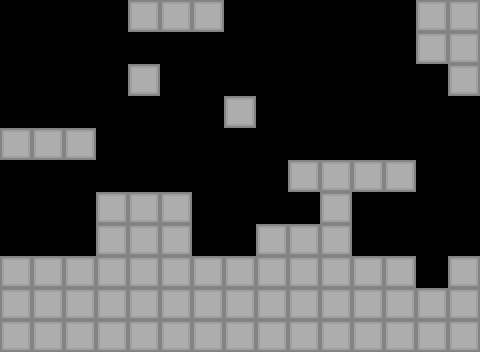

The image is a tile-based game level rendered from a .tmx file. Its description and complete source (layers, tilesets, objects, tile grids) follow:
An orthogonal 15x11 tile map with 32x32 px tiles, 1 tile layer (Ground) and 50 objects (27x spike, 3x ghost, man, flag, shard).

<map version="1.10" tiledversion="1.10.2" orientation="orthogonal" renderorder="right-down" width="15" height="11" tilewidth="32" tileheight="32" infinite="0" nextlayerid="4" nextobjectid="138">
 <editorsettings>
  <export target="level_11.json" format="json" />
 </editorsettings>
 <tileset firstgid="1" name="tileset" tilewidth="32" tileheight="32" tilecount="28" columns="7">
  <image source="../sprites/ground/tileset.png" width="224" height="128" />
 </tileset>
 <layer id="1" name="Ground" width="15" height="11">
  <data encoding="csv">
0,0,0,0,1,1,1,0,0,0,0,0,0,1,1,
0,0,0,0,0,0,0,0,0,0,0,0,0,1,1,
0,0,0,0,1,0,0,0,0,0,0,0,0,0,1,
0,0,0,0,0,0,0,1,0,0,0,0,0,0,0,
1,1,1,0,0,0,0,0,0,0,0,0,0,0,0,
0,0,0,0,0,0,0,0,0,1,1,1,1,0,0,
0,0,0,1,1,1,0,0,0,0,1,0,0,0,0,
0,0,0,1,1,1,0,0,1,1,1,0,0,0,0,
1,1,1,1,1,1,1,1,1,1,1,1,1,0,1,
1,1,1,1,1,1,1,1,1,1,1,1,1,1,1,
1,1,1,1,1,1,1,1,1,1,1,1,1,1,1
</data>
 </layer>
 <objectgroup color="#323232" id="2" name="Solid" visible="0">
  <object id="2" x="0" y="256" width="384" height="96" />
  <object id="24" x="0" y="-32" width="480" height="32" />
  <object id="27" x="-32" y="-32" width="32" height="288" />
  <object id="59" x="480" y="-32" width="32" height="384" />
  <object id="68" x="224" y="96" width="32" height="32" />
  <object id="70" x="0" y="128" width="96" height="32" />
  <object id="74" x="384" y="288" width="96" height="64" />
  <object id="77" x="96" y="192" width="96" height="64" />
  <object id="104" x="128" y="64" width="32" height="32" />
  <object id="105" x="416" y="0" width="64" height="64" />
  <object id="106" x="448" y="64" width="32" height="32" />
  <object id="107" x="384" y="256" width="32" height="32" />
  <object id="108" x="448" y="256" width="32" height="32" />
  <object id="109" x="288" y="160" width="128" height="32" />
  <object id="110" x="256" y="224" width="96" height="32" />
  <object id="111" x="320" y="192" width="32" height="32" />
  <object id="112" x="128" y="0" width="96" height="32" />
 </objectgroup>
 <objectgroup color="#1807ff" id="3" name="Objects" visible="0">
  <object id="4" type="man" x="32" y="224" width="32" height="32" />
  <object id="44" type="flag" x="352" y="224" width="32" height="32" />
  <object id="93" type="spike" x="224" y="128" width="32" height="32" />
  <object id="94" type="spike" x="288" y="192" width="32" height="32" />
  <object id="95" type="spike" x="192" y="224" width="32" height="32" />
  <object id="96" type="spike" x="224" y="224" width="32" height="32" />
  <object id="97" type="spike" x="32" y="96" width="32" height="32" />
  <object id="98" type="spike" x="32" y="64" width="32" height="32" />
  <object id="99" type="spike" x="32" y="32" width="32" height="32" />
  <object id="100" type="spike" x="32" y="0" width="32" height="32" />
  <object id="101" type="shard" x="224" y="32" width="32" height="32" />
  <object id="102" type="ghost" x="0" y="96" width="32" height="32" />
  <object id="103" type="ghost" x="160" y="160" width="32" height="32" />
  <object id="113" type="spike" x="128" y="160" width="32" height="32" />
  <object id="114" type="spike" x="128" y="128" width="32" height="32" />
  <object id="115" type="spike" x="128" y="96" width="32" height="32" />
  <object id="121" type="spike" x="320" y="128" width="32" height="32" />
  <object id="122" type="spike" x="320" y="96" width="32" height="32" />
  <object id="123" type="spike" x="320" y="64" width="32" height="32" />
  <object id="124" type="spike" x="192" y="96" width="32" height="32" />
  <object id="125" type="spike" x="192" y="64" width="32" height="32" />
  <object id="126" type="spike" x="192" y="32" width="32" height="32" />
  <object id="127" type="ghost" x="352" y="128" width="32" height="32" />
  <object id="128" type="spike" x="384" y="0" width="32" height="32" />
  <object id="129" type="spike" x="384" y="32" width="32" height="32" />
  <object id="130" type="spike" x="384" y="64" width="32" height="32" />
  <object id="131" type="spike" x="416" y="64" width="32" height="32" />
  <object id="132" type="spike" x="448" y="96" width="32" height="32" />
  <object id="133" type="spike" x="448" y="128" width="32" height="32" />
  <object id="134" type="spike" x="448" y="160" width="32" height="32" />
  <object id="135" type="spike" x="448" y="192" width="32" height="32" />
  <object id="136" type="spike" x="448" y="224" width="32" height="32" />
  <object id="137" type="spike" x="416" y="256" width="32" height="32" />
 </objectgroup>
</map>
